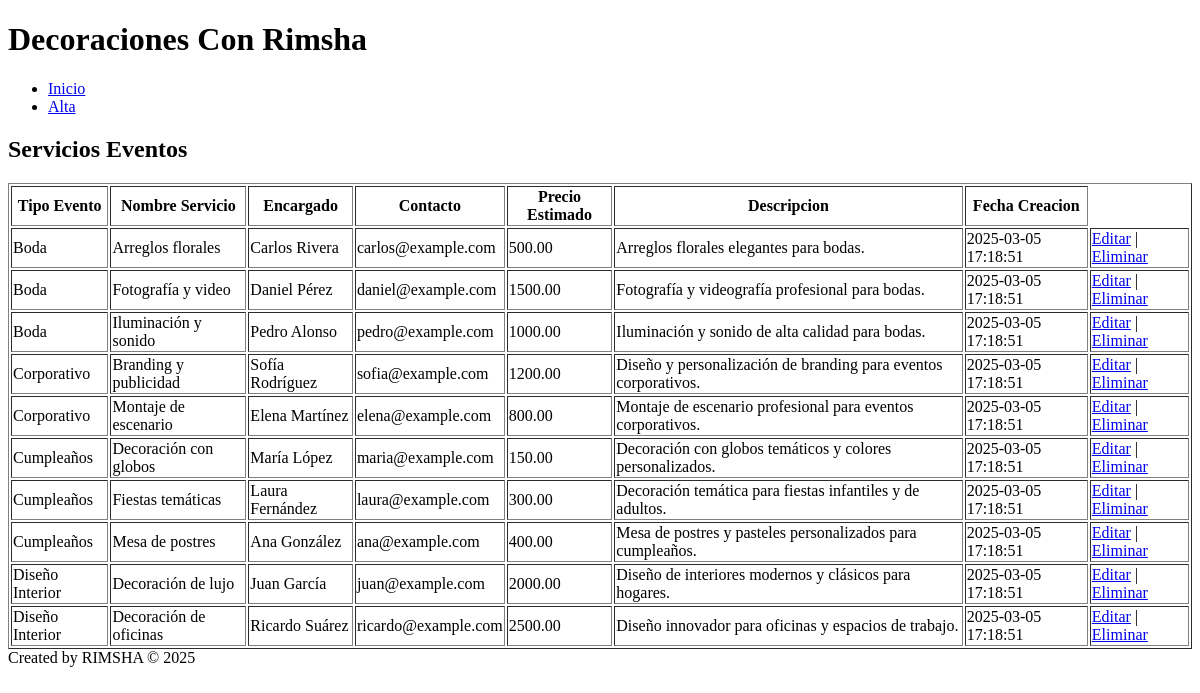
Before: / with the older database file.
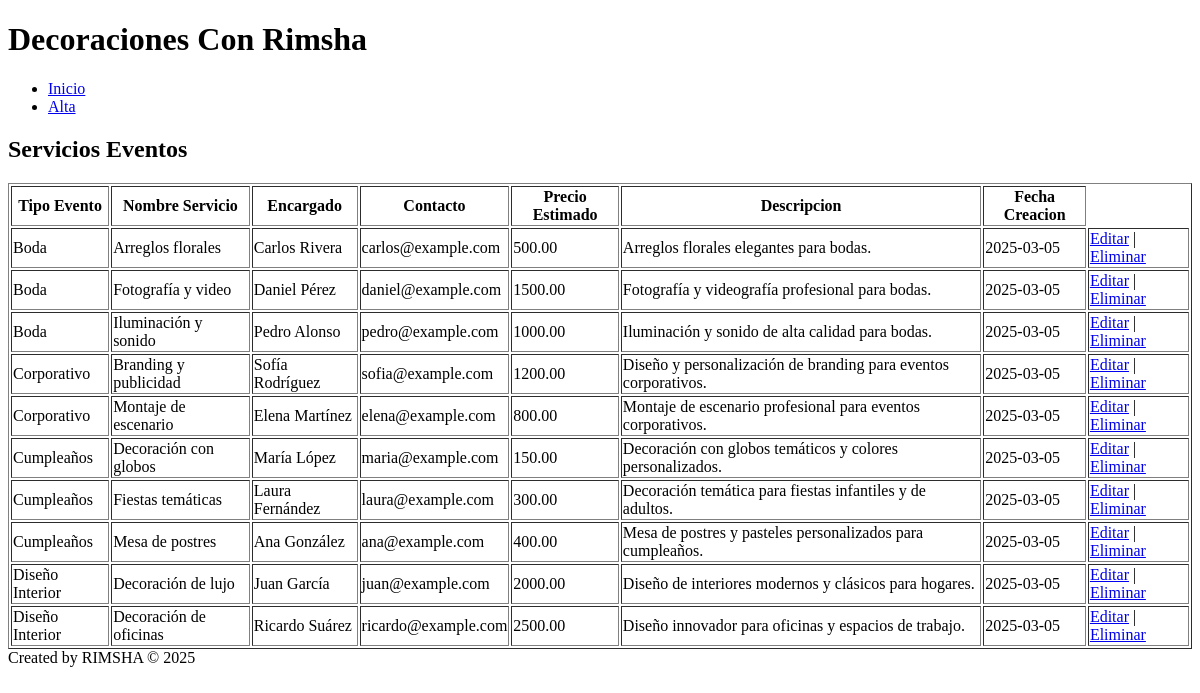
After: the same page with the newer database file.
### tables this page shows
CREATE TABLE servicios_eventos (
    id_servicio INT PRIMARY KEY AUTO_INCREMENT,
    tipo_evento VARCHAR(50) NOT NULL,
    nombre_servicio VARCHAR(100) NOT NULL,
    encargado VARCHAR(100) NOT NULL,
    contacto VARCHAR(50) NOT NULL,
    precio_estimado DECIMAL(10,2) NOT NULL,
    descripcion TEXT,
    fecha_creacion  DATE DEFAULT (CURRENT_DATE)
);

### src/index.php (the view, shortened to what this page needs)
<?php
include_once("config.php");
?>
<!DOCTYPE html>
<html>
<head>
</head>
<body>
<div>
	<header>
		<h1>Decoraciones Con Rimsha</h1>
	</header>
	<main>
		<ul>
			<li><a href="index.php">Inicio</a></li>
			<li><a href="add.html">Alta</a></li>
		</ul>
		<h2>Servicios Eventos</h2>
		<table border="1">
			<thead>
				<tr>
					<th>Tipo Evento</th>
					<th>Nombre Servicio</th>
					<th>Encargado</th>
					<th>Contacto</th>
					<th>Precio Estimado</th>
					<th>Descripcion</th>
					<th>Fecha Creacion</th>
				</tr>
			</thead>
			<tbody>
<?php
$resultado = $mysqli->query("SELECT * FROM servicios_eventos ORDER BY tipo_evento, nombre_servicio");
if ($resultado->num_rows > 0) {
	while($fila = $resultado->fetch_array()) {
		echo "<tr>\n";
		echo "<td>".$fila['tipo_evento']."</td>\n";
		echo "<td>".$fila['nombre_servicio']."</td>\n";
		echo "<td>".$fila['encargado']."</td>\n";
		echo "<td>".$fila['contacto']."</td>\n";
		echo "<td>".$fila['precio_estimado']."</td>\n";
		echo "<td>".$fila['descripcion']."</td>\n";
		echo "<td>".$fila['fecha_creacion']."</td>\n";
		echo "<td>";
		echo "<a href=\"edit.php?id_servicio={$fila['id_servicio']}\">Editar</a> | ";
        echo "<a href=\"delete.php?id_servicio={$fila['id_servicio']}\" onClick=\"return confirm('¿Está segur@ que desea eliminar este servicio?')\">Eliminar</a>";
		echo "</td>";
		echo "</tr>\n";
	}
}
?>
			</tbody>
		</table>
	</main>
	<footer>
    	Created by RIMSHA &copy; 2025
  	</footer>
</div>
</body>
</html>

Changed rows visible on the page:
changed servicios_eventos "Arreglos florales": fecha_creacion "2025-03-05 17:18:51" → "2025-03-05"
changed servicios_eventos "Fotografía y video": fecha_creacion "2025-03-05 17:18:51" → "2025-03-05"
changed servicios_eventos "Iluminación y sonido": fecha_creacion "2025-03-05 17:18:51" → "2025-03-05"
changed servicios_eventos "Branding y publicidad": fecha_creacion "2025-03-05 17:18:51" → "2025-03-05"
changed servicios_eventos "Montaje de escenario": fecha_creacion "2025-03-05 17:18:51" → "2025-03-05"
changed servicios_eventos "Decoración con globos": fecha_creacion "2025-03-05 17:18:51" → "2025-03-05"
changed servicios_eventos "Fiestas temáticas": fecha_creacion "2025-03-05 17:18:51" → "2025-03-05"
changed servicios_eventos "Mesa de postres": fecha_creacion "2025-03-05 17:18:51" → "2025-03-05"
changed servicios_eventos "Decoración de lujo": fecha_creacion "2025-03-05 17:18:51" → "2025-03-05"
changed servicios_eventos "Decoración de oficinas": fecha_creacion "2025-03-05 17:18:51" → "2025-03-05"
